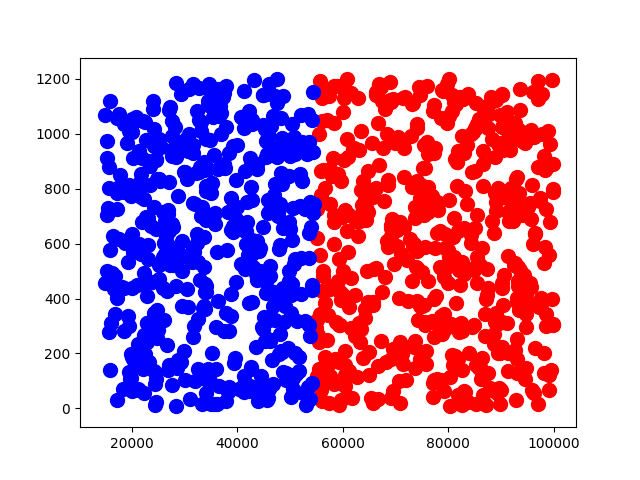

The script that saved this image:
from sklearn.cluster import AgglomerativeClustering
import scipy.cluster.hierarchy as sch
import numpy as np
import matplotlib.pyplot as plt
import pandas as pd

# importing the dataset
dataset = pd.read_csv('data/data.csv')
X = dataset.iloc[:,[1,3]].values

#plotting the dendrogram
def dendrogram_method():
	dendrogram = sch.dendrogram(sch.linkage(X,method = 'ward'))
	#plot the elbow
	plt.title('Dendrogram')
	plt.xlabel('nodes')
	plt.ylabel('Euclidean distance')
	plt.savefig('dendrogram.png')

#now we apply the hierarchical clustering
hc = AgglomerativeClustering(n_clusters = 2, affinity = 'euclidean', linkage = 'ward')
y_hc = hc.fit_predict(X)

plt.scatter(X[y_hc == 0,0], X[y_hc == 0,1], s = 100, c='red',label = 'nothing')
plt.scatter(X[y_hc == 1,0], X[y_hc == 1,1], s = 100, c='blue',label = 'nothing')

plt.savefig('Hierarchical.png')